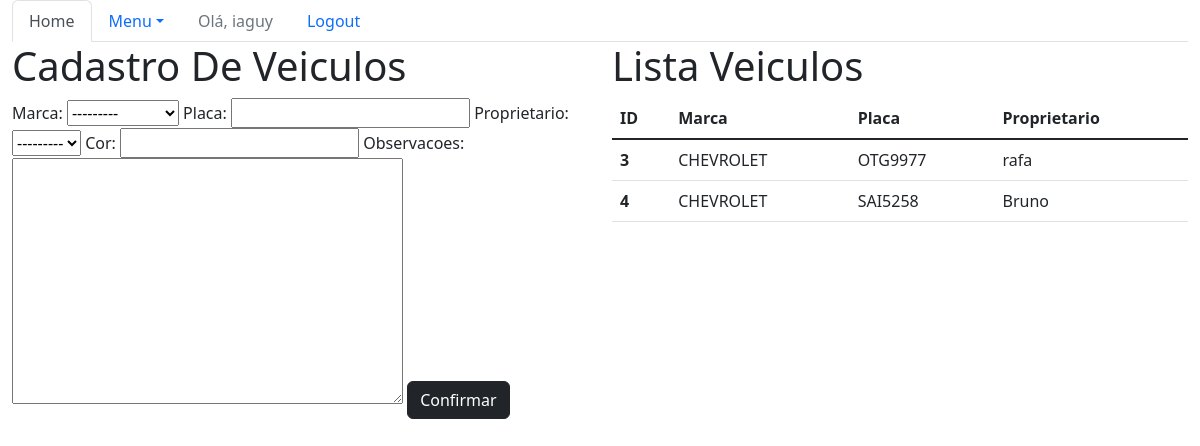
Page /sistema/veiculos/ (signed in) on the earlier database version.
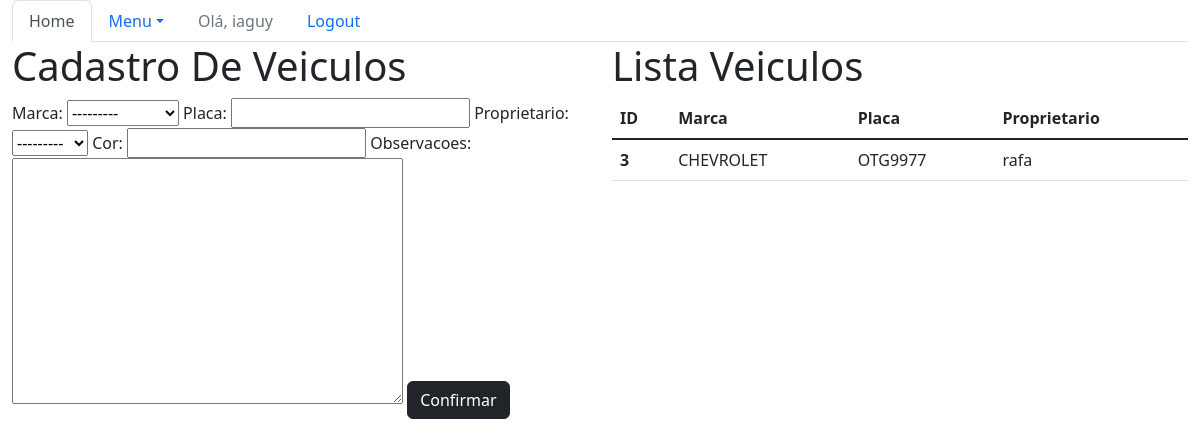
Same page on the later database version.
### core/models.py (models this page shows, shortened)
class Veiculo(models.Model):
    marca = models.ForeignKey(Marca, on_delete=models.CASCADE)
    placa = models.CharField(max_length=7)
    proprietario = models.ForeignKey(Pessoa, on_delete=models.CASCADE)
    cor = models.CharField(max_length=15)
    observacoes = models.TextField()

class Marca(models.Model):
    nome = models.CharField(max_length=50)
    def __str__(self):
        return self.nome

class Pessoa(models.Model):
    nome = models.CharField(max_length=100)
    endereco = models.CharField(max_length=200)
    telefone = models.CharField(max_length=20)
    def __str__(self):
        return self.nome

### core/views.py (the view)
# urls.py: path('veiculos/', lista_veiculos, name='core_lista_veiculos'),
@login_required
def lista_veiculos(request):
    veiculos = Veiculo.objects.all()
    form = VeiculoForm()
    data = {'veiculos': veiculos, 'form': form}
    return render(request, 'core/lista_veiculos.html', data)

### core/forms.py
class VeiculoForm(ModelForm):
    class Meta:
        model = Veiculo
        fields = '__all__'

### core/templates/core/lista_veiculos.html (shortened to what this page needs)
{% extends 'base.html' %}
{% load bootstrap %}
{% block menu %}
    <ul class="nav nav-tabs">
        <li class="nav-item">
        <a class="nav-link active" aria-current="page" href="{% url 'core_home' %}">Home</a>
        </li>
        <li class="nav-item dropdown">
        <a class="nav-link dropdown-toggle" data-bs-toggle="dropdown" href="#" role="button" aria-expanded="false">Menu</a>
        {% if user.is_authenticated %}
            <li class="nav-item">
                <a class="nav-link disabled" href="#">Olá, {{ user }}</a>
            </li>
            </li>
            <li class="nav-item">
                <a class="nav-link" href="{% url 'logout' %}">Logout</a>
            </li>
        {% else %}
            </li>
                <li class="nav-item">
                    <a class="nav-link" href="{% url 'login' %}">Login</a>
                </li>
        {% endif %}
    </ul>
{% endblock menu %}
{% block main %}
    <!DOCTYPE html>
    <html lang="pt-br">
    <head>
    </head>
    <body>
        <div class="row">
            <div class="col-sm-6">
                <h1>Cadastro De Veiculos</h1>
                <form action="{% url 'core_veiculo_novo'%}" method="POST">
                    {{ form|bootstrap }}
                    <button type="submit" class="btn btn-dark">Confirmar</button>
                </form>
            </div>
            <div class="col-sm-6">
                <h1>Lista Veiculos</h1>
                <table class="table">
                    <thead>
                      <tr>
                        <th scope="col">ID</th>
                        <th scope="col">Marca</th>
                        <th scope="col">Placa</th>
                        <th scope="col">Proprietario</th>
                      </tr>
                    </thead>
                    <tbody>
                        {% for veiculo in veiculos %}
                            <tr>
                                <th scope="row">{{veiculo.id}}</th>
                                <td><a href="{% url 'core_veiculo_update' veiculo.id%}">{{veiculo.marca}}</a></td>
                                <td>{{veiculo.placa}}</td>
                                <td>{{veiculo.proprietario}}</td>
                            </tr>
                        {% endfor %}
                    </tbody>
                  </table>
            </div>
    </body>
    </html>
{% endblock %}

Differences in the rows shown:
removed Veiculo: id "4", marca "CHEVROLET", placa "SAI5258", proprietario "Bruno"
